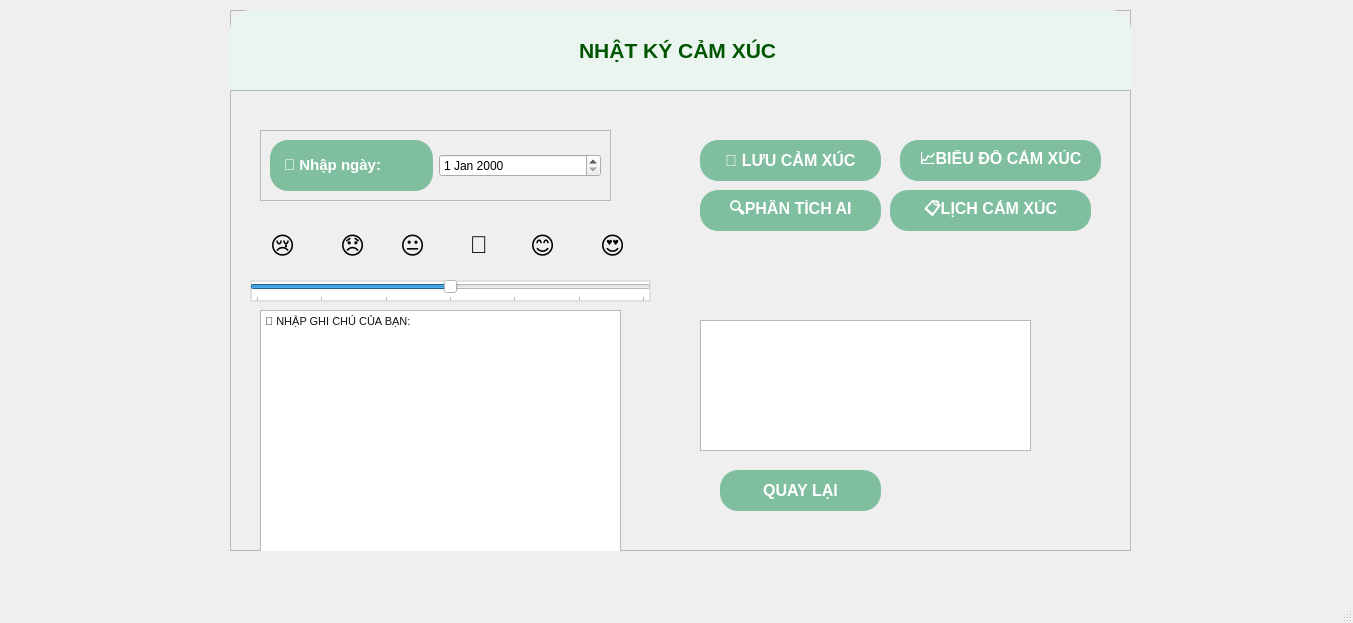
<?xml version="1.0" encoding="UTF-8"?>
<ui version="4.0">
 <class>NhatKyCamXuc</class>
 <widget class="QMainWindow" name="NhatKyCamXuc">
  <property name="geometry">
   <rect>
    <x>0</x>
    <y>0</y>
    <width>1353</width>
    <height>623</height>
   </rect>
  </property>
  <property name="windowTitle">
   <string>MainWindow</string>
  </property>
  <property name="styleSheet">
   <string notr="true"/>
  </property>
  <widget class="QWidget" name="centralwidget">
   <widget class="QFrame" name="frame_3">
    <property name="geometry">
     <rect>
      <x>230</x>
      <y>90</y>
      <width>901</width>
      <height>461</height>
     </rect>
    </property>
    <property name="frameShape">
     <enum>QFrame::StyledPanel</enum>
    </property>
    <property name="frameShadow">
     <enum>QFrame::Raised</enum>
    </property>
    <widget class="QFrame" name="frame">
     <property name="geometry">
      <rect>
       <x>30</x>
       <y>40</y>
       <width>351</width>
       <height>71</height>
      </rect>
     </property>
     <property name="frameShape">
      <enum>QFrame::StyledPanel</enum>
     </property>
     <property name="frameShadow">
      <enum>QFrame::Raised</enum>
     </property>
     <layout class="QHBoxLayout" name="horizontalLayout">
      <item>
       <widget class="QLabel" name="label">
        <property name="styleSheet">
         <string notr="true">QLabel {
    background-color: #7FBF9F;   /* xanh nhạt */
    color: white;                /* chữ trắng */
    border-radius: 18px;         /* bo tròn */
    font-size: 16px;
    font-weight: bold;
    padding: 10px;
    border: none;
}

QLabel:hover {
    background-color: #5FA382;   /* xanh đậm khi rê chuột */
}

/* Lưu ý: QLabel không có trạng thái &quot;pressed&quot; như QPushButton
   Nếu muốn hiệu ứng khi click, bạn cần dùng mousePressEvent */

</string>
        </property>
        <property name="text">
         <string>&lt;html&gt;&lt;head/&gt;&lt;body&gt;&lt;p&gt;&lt;span style=&quot; font-size:11pt; font-weight:600; color:#ffffff;&quot;&gt;📅 Nhập ngày:&lt;/span&gt;&lt;/p&gt;&lt;/body&gt;&lt;/html&gt;</string>
        </property>
        <property name="textFormat">
         <enum>Qt::AutoText</enum>
        </property>
       </widget>
      </item>
      <item>
       <widget class="QDateEdit" name="dateEdit"/>
      </item>
     </layout>
    </widget>
    <widget class="QSlider" name="progressBar_emotion">
     <property name="geometry">
      <rect>
       <x>20</x>
       <y>190</y>
       <width>401</width>
       <height>22</height>
      </rect>
     </property>
     <property name="styleSheet">
      <string notr="true">#progressBar_emotion {
    border: 2px solid #E0E0E0;
    border-radius: 20px;
    background-color: white;
    height: 35px;
    text-align: center;
    font-family: &quot;Avenir Next&quot;, Arial, sans-serif;
    font-size: 16px;
    font-weight: bold;
    color: #333333;
}

#progressBar_emotion::chunk {
    background-color: #7FBF9F;
    border-radius: 18px;
    margin: 2px;
}
#progressBar_emotion {
    border: 2px solid #E0E0E0;
    border-radius: 20px;
    background-color: white;
    height: 35px;
    text-align: center;
    font-family: &quot;Avenir Next&quot;, Arial, sans-serif;
    font-size: 16px;
    font-weight: bold;
    color: #333333;
}

#progressBar_emotion::chunk {
    background-color: #7FBF9F;
    border-radius: 18px;
    margin: 2px;
}
 </string>
     </property>
     <property name="maximum">
      <number>6</number>
     </property>
     <property name="value">
      <number>3</number>
     </property>
     <property name="sliderPosition">
      <number>3</number>
     </property>
     <property name="orientation">
      <enum>Qt::Horizontal</enum>
     </property>
     <property name="tickPosition">
      <enum>QSlider::TicksBelow</enum>
     </property>
     <property name="tickInterval">
      <number>1</number>
     </property>
    </widget>
    <widget class="QTextEdit" name="txtNote">
     <property name="geometry">
      <rect>
       <x>30</x>
       <y>220</y>
       <width>361</width>
       <height>251</height>
      </rect>
     </property>
     <property name="html">
      <string>&lt;!DOCTYPE HTML PUBLIC &quot;-//W3C//DTD HTML 4.0//EN&quot; &quot;http://www.w3.org/TR/REC-html40/strict.dtd&quot;&gt;
&lt;html&gt;&lt;head&gt;&lt;meta name=&quot;qrichtext&quot; content=&quot;1&quot; /&gt;&lt;style type=&quot;text/css&quot;&gt;
p, li { white-space: pre-wrap; }
&lt;/style&gt;&lt;/head&gt;&lt;body style=&quot; font-family:'MS Shell Dlg 2'; font-size:8.25pt; font-weight:400; font-style:normal;&quot;&gt;
&lt;p style=&quot; margin-top:0px; margin-bottom:0px; margin-left:0px; margin-right:0px; -qt-block-indent:0; text-indent:0px;&quot;&gt;&lt;span style=&quot; font-family:'Courier New'; font-size:8pt; color:#0f1115;&quot;&gt;📝 NHẬP GHI CHÚ CỦA BẠN:&lt;/span&gt;&lt;/p&gt;&lt;/body&gt;&lt;/html&gt;</string>
     </property>
    </widget>
    <widget class="QLabel" name="label_7">
     <property name="geometry">
      <rect>
       <x>370</x>
       <y>130</y>
       <width>51</width>
       <height>51</height>
      </rect>
     </property>
     <property name="text">
      <string>&lt;html&gt;&lt;head/&gt;&lt;body&gt;&lt;p&gt;&lt;span style=&quot; font-size:18pt;&quot;&gt;😍&lt;/span&gt;&lt;/p&gt;&lt;/body&gt;&lt;/html&gt;</string>
     </property>
    </widget>
    <widget class="QPushButton" name="btnToPage3">
     <property name="geometry">
      <rect>
       <x>670</x>
       <y>50</y>
       <width>201</width>
       <height>41</height>
      </rect>
     </property>
     <property name="styleSheet">
      <string notr="true">   QPushButton {
    background-color: #7FBF9F;   /* xanh nhạt */
    color: white;                /* chữ trắng */
    border-radius: 18px;         /* bo tròn */
    font-size: 16px;
    font-weight: bold;
    padding: 10px;
    border: none;
}

QPushButton:hover {
    background-color: #5FA382;   /* xanh đậm khi rê chuột */
}

QPushButton:pressed {
    background-color: #4E8C70;   /* xanh đậm hơn khi bấm */
}</string>
     </property>
     <property name="text">
      <string>📈BIỂU ĐỒ CẢM XÚC</string>
     </property>
    </widget>
    <widget class="QPushButton" name="btnSave">
     <property name="geometry">
      <rect>
       <x>470</x>
       <y>50</y>
       <width>181</width>
       <height>41</height>
      </rect>
     </property>
     <property name="styleSheet">
      <string notr="true">
       QPushButton {
    background-color: #7FBF9F;   /* xanh nhạt */
    color: white;                /* chữ trắng */
    border-radius: 18px;         /* bo tròn */
    font-size: 16px;
    font-weight: bold;
    padding: 10px;
    border: none;
}

QPushButton:hover {
    background-color: #5FA382;   /* xanh đậm khi rê chuột */
}

QPushButton:pressed {
    background-color: #4E8C70;   /* xanh đậm hơn khi bấm */
}</string>
     </property>
     <property name="text">
      <string>💾 LƯU CẢM XÚC</string>
     </property>
    </widget>
    <widget class="QPushButton" name="btnToPage2">
     <property name="geometry">
      <rect>
       <x>660</x>
       <y>100</y>
       <width>201</width>
       <height>41</height>
      </rect>
     </property>
     <property name="styleSheet">
      <string notr="true">   QPushButton {
    background-color: #7FBF9F;   /* xanh nhạt */
    color: white;                /* chữ trắng */
    border-radius: 18px;         /* bo tròn */
    font-size: 16px;
    font-weight: bold;
    padding: 10px;
    border: none;
}

QPushButton:hover {
    background-color: #5FA382;   /* xanh đậm khi rê chuột */
}

QPushButton:pressed {
    background-color: #4E8C70;   /* xanh đậm hơn khi bấm */
}</string>
     </property>
     <property name="text">
      <string>📋LỊCH CẢM XÚC</string>
     </property>
    </widget>
    <widget class="QPushButton" name="btnToPage4">
     <property name="geometry">
      <rect>
       <x>470</x>
       <y>100</y>
       <width>181</width>
       <height>41</height>
      </rect>
     </property>
     <property name="styleSheet">
      <string notr="true">   QPushButton {
    background-color: #7FBF9F;   /* xanh nhạt */
    color: white;                /* chữ trắng */
    border-radius: 18px;         /* bo tròn */
    font-size: 16px;
    font-weight: bold;
    padding: 10px;
    border: none;
}

QPushButton:hover {
    background-color: #5FA382;   /* xanh đậm khi rê chuột */
}

QPushButton:pressed {
    background-color: #4E8C70;   /* xanh đậm hơn khi bấm */
}</string>
     </property>
     <property name="text">
      <string>🔍PHÂN TÍCH AI</string>
     </property>
    </widget>
    <widget class="QLabel" name="label_6">
     <property name="geometry">
      <rect>
       <x>300</x>
       <y>130</y>
       <width>61</width>
       <height>51</height>
      </rect>
     </property>
     <property name="text">
      <string>&lt;html&gt;&lt;head/&gt;&lt;body&gt;&lt;p&gt;&lt;span style=&quot; font-size:18pt;&quot;&gt;😊&lt;/span&gt;&lt;/p&gt;&lt;/body&gt;&lt;/html&gt;</string>
     </property>
    </widget>
    <widget class="QLabel" name="label_5">
     <property name="geometry">
      <rect>
       <x>240</x>
       <y>140</y>
       <width>47</width>
       <height>31</height>
      </rect>
     </property>
     <property name="text">
      <string>&lt;html&gt;&lt;head/&gt;&lt;body&gt;&lt;p&gt;&lt;span style=&quot; font-size:18pt;&quot;&gt;🙂&lt;/span&gt;&lt;/p&gt;&lt;/body&gt;&lt;/html&gt;</string>
     </property>
    </widget>
    <widget class="QLabel" name="label_4">
     <property name="geometry">
      <rect>
       <x>170</x>
       <y>140</y>
       <width>47</width>
       <height>31</height>
      </rect>
     </property>
     <property name="text">
      <string>&lt;html&gt;&lt;head/&gt;&lt;body&gt;&lt;p&gt;&lt;span style=&quot; font-size:18pt;&quot;&gt;😐&lt;/span&gt;&lt;/p&gt;&lt;/body&gt;&lt;/html&gt;</string>
     </property>
    </widget>
    <widget class="QLabel" name="label_3">
     <property name="geometry">
      <rect>
       <x>110</x>
       <y>140</y>
       <width>61</width>
       <height>31</height>
      </rect>
     </property>
     <property name="text">
      <string>&lt;html&gt;&lt;head/&gt;&lt;body&gt;&lt;p&gt;&lt;span style=&quot; font-size:18pt;&quot;&gt;😞&lt;/span&gt;&lt;/p&gt;&lt;/body&gt;&lt;/html&gt;</string>
     </property>
    </widget>
    <widget class="QLabel" name="label_2">
     <property name="geometry">
      <rect>
       <x>40</x>
       <y>130</y>
       <width>51</width>
       <height>51</height>
      </rect>
     </property>
     <property name="text">
      <string>&lt;html&gt;&lt;head/&gt;&lt;body&gt;&lt;p&gt;&lt;span style=&quot; font-size:18pt;&quot;&gt;😢&lt;/span&gt;&lt;/p&gt;&lt;/body&gt;&lt;/html&gt;</string>
     </property>
    </widget>
    <widget class="QTextEdit" name="textEdit">
     <property name="geometry">
      <rect>
       <x>470</x>
       <y>230</y>
       <width>331</width>
       <height>131</height>
      </rect>
     </property>
    </widget>
    <widget class="QPushButton" name="Back">
     <property name="geometry">
      <rect>
       <x>490</x>
       <y>380</y>
       <width>161</width>
       <height>41</height>
      </rect>
     </property>
     <property name="styleSheet">
      <string notr="true">   QPushButton {
    background-color: #7FBF9F;   /* xanh nhạt */
    color: white;                /* chữ trắng */
    border-radius: 18px;         /* bo tròn */
    font-size: 16px;
    font-weight: bold;
    padding: 10px;
    border: none;
}

QPushButton:hover {
    background-color: #5FA382;   /* xanh đậm khi rê chuột */
}

QPushButton:pressed {
    background-color: #4E8C70;   /* xanh đậm hơn khi bấm */
}</string>
     </property>
     <property name="text">
      <string>QUAY LẠI</string>
     </property>
    </widget>
    <zorder>label_7</zorder>
    <zorder>label_6</zorder>
    <zorder>frame</zorder>
    <zorder>progressBar_emotion</zorder>
    <zorder>txtNote</zorder>
    <zorder>btnToPage3</zorder>
    <zorder>btnSave</zorder>
    <zorder>btnToPage2</zorder>
    <zorder>btnToPage4</zorder>
    <zorder>label_5</zorder>
    <zorder>label_4</zorder>
    <zorder>label_3</zorder>
    <zorder>label_2</zorder>
    <zorder>textEdit</zorder>
    <zorder>Back</zorder>
   </widget>
   <widget class="QFrame" name="frame_2">
    <property name="geometry">
     <rect>
      <x>230</x>
      <y>10</y>
      <width>901</width>
      <height>80</height>
     </rect>
    </property>
    <property name="frameShape">
     <enum>QFrame::StyledPanel</enum>
    </property>
    <property name="frameShadow">
     <enum>QFrame::Raised</enum>
    </property>
    <widget class="QLabel" name="label_9">
     <property name="geometry">
      <rect>
       <x>0</x>
       <y>0</y>
       <width>901</width>
       <height>81</height>
      </rect>
     </property>
     <property name="styleSheet">
      <string notr="true">background-color:#EAF5F0;
border-top-left-radius:20px;
border-top-right-radius:20px;</string>
     </property>
     <property name="text">
      <string>&lt;html&gt;&lt;head/&gt;&lt;body&gt;&lt;p align=&quot;center&quot;&gt;&lt;span style=&quot; font-size:16pt; font-weight:600; color:#005500;&quot;&gt;NHẬT KÝ CẢM XÚC &lt;/span&gt;&lt;/p&gt;&lt;/body&gt;&lt;/html&gt;</string>
     </property>
    </widget>
   </widget>
   <widget class="QPushButton" name="pushButton">
    <property name="geometry">
     <rect>
      <x>1320</x>
      <y>0</y>
      <width>31</width>
      <height>31</height>
     </rect>
    </property>
    <property name="styleSheet">
     <string notr="true">
               QPushButton{
                   font-size:18px;
                   border:none;
                   background:transparent;
               }
               QPushButton:hover{
                   background:red;
                   color:white;
               }</string>
    </property>
    <property name="text">
     <string/>
    </property>
   </widget>
   <widget class="QPushButton" name="pushButton_2">
    <property name="geometry">
     <rect>
      <x>1290</x>
      <y>0</y>
      <width>31</width>
      <height>31</height>
     </rect>
    </property>
    <property name="styleSheet">
     <string notr="true">
               QPushButton{
                   font-size:18px;
                   border:none;
                   background:transparent;
               }
               QPushButton:hover{
                   background:#E0E0E0;
               }
               </string>
    </property>
    <property name="text">
     <string/>
    </property>
   </widget>
   <widget class="QPushButton" name="pushButton_3">
    <property name="geometry">
     <rect>
      <x>1260</x>
      <y>0</y>
      <width>31</width>
      <height>31</height>
     </rect>
    </property>
    <property name="styleSheet">
     <string notr="true">  QPushButton{
                   font-size:18px;
                   border:none;
                   background:transparent;
               }
               QPushButton:hover{
                   background:#E0E0E0;
               }</string>
    </property>
    <property name="text">
     <string/>
    </property>
   </widget>
  </widget>
  <widget class="QMenuBar" name="menubar">
   <property name="geometry">
    <rect>
     <x>0</x>
     <y>0</y>
     <width>1353</width>
     <height>21</height>
    </rect>
   </property>
  </widget>
  <widget class="QStatusBar" name="statusbar"/>
 </widget>
 <resources>
  <include location="../../Pictures/Screenshots/m.qrc"/>
 </resources>
 <connections/>
</ui>
